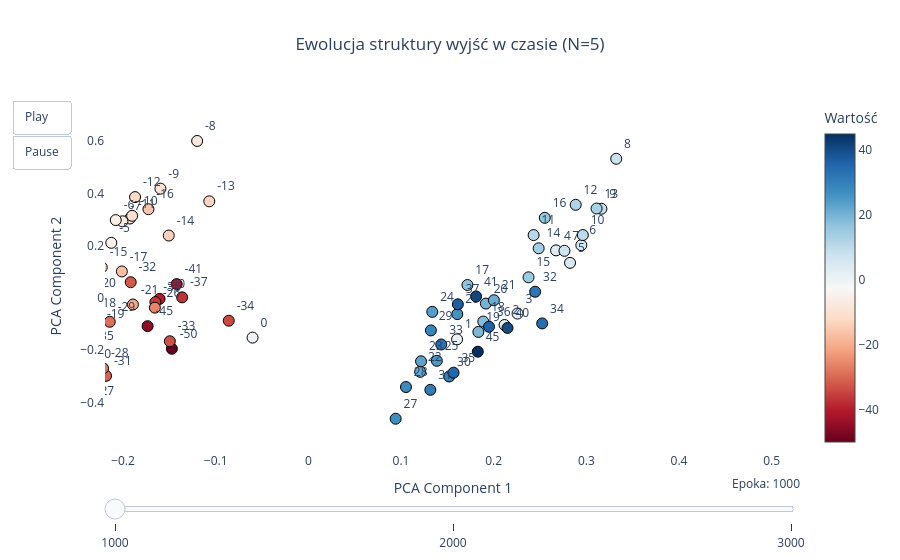

This figure's notebook cell:
### Code cell
analizowane_epoki = [1000, 2000, 3000]

animate_weight_evolution(model, N=5, epochs_list=analizowane_epoki, head_idx=0)

### Figure 1 — Plotly figure (JSON) as saved in the notebook; plotly's stock layout.template omitted (floating-point values rounded to 4 significant figures)
{"data": [{"marker": {"color": [-50, -45, -41, -40, -37, -36, -35, -34, -33, -32, -31, -30, -29, -28, -27, -26, -25, -24, -23, -22, -21, -20, -19, -18, -17, -16, -15, -14, -13, -12, -11, -10, -9, -8, -7, -6, -5, -4, -3, -2, -1, 0, 1, 2, 3, 4, 5, 6, 7, 8, 9, 10, 11, 12, 13, 14, 15, 16, 17, 18, 19, 20, 21, 22, 23, 24, 25, 26, 27, 28, 29, 30, 31, 32, 33, 34, 35, 36, 37, 40, 41, 45], "colorbar": {"title": {"text": "Wartość"}}, "colorscale": [[0, "rgb(103,0,31)"], [0.1, "rgb(178,24,43)"], [0.2, "rgb(214,96,77)"], [0.3, "rgb(244,165,130)"], [0.4, "rgb(253,219,199)"], [0.5, "rgb(247,247,247)"], [0.6, "rgb(209,229,240)"], [0.7, "rgb(146,197,222)"], [0.8, "rgb(67,147,195)"], [0.9, "rgb(33,102,172)"], [1, "rgb(5,48,97)"]], "line": {"color": "Black", "width": 1}, "showscale": true, "size": 11}, "mode": "markers+text", "text": ["-50", "-45", "-41", "-40", "-37", "-36", "-35", "-34", "-33", "-32", "-31", "-30", "-29", "-28", "-27", "-26", "-25", "-24", "-23", "-22", "-21", "-20", "-19", "-18", "-17", "-16", "-15", "-14", "-13", "-12", "-11", "-10", "-9", "-8", "-7", "-6", "-5", "-4", "-3", "-2", "-1", "0", "1", "2", "3", "4", "5", "6", "7", "8", "9", "10", "11", "12", "13", "14", "15", "16", "17", "18", "19", "20", "21", "22", "23", "24", "25", "26", "27", "28", "29", "30", "31", "32", "33", "34", "35", "36", "37", "40", "41", "45"], "textposition": "top right", "type": "scatter", "x": [-0.1473, -0.1735, -0.1421, -0.1606, -0.1362, -0.1651, -0.2374, -0.08589, -0.1495, -0.1917, -0.2183, -0.2403, -0.2143, -0.2215, -0.2371, -0.1656, -0.2677, -0.2475, -0.2497, -0.2948, -0.1893, -0.2351, -0.2259, -0.2349, -0.2013, -0.1726, -0.2229, -0.1507, -0.1069, -0.187, -0.1926, -0.1902, -0.1596, -0.12, -0.2006, -0.2079, -0.2127, -0.2596, -0.2622, -0.2867, -0.2451, -0.06022, 0.1605, 0.2117, 0.2257, 0.2673, 0.2824, 0.2946, 0.2764, 0.3322, 0.3162, 0.2962, 0.2431, 0.2885, 0.311, 0.2485, 0.2376, 0.2551, 0.1717, 0.1888, 0.1835, 0.1915, 0.2002, 0.1206, 0.1216, 0.1337, 0.1386, 0.1607, 0.09423, 0.1053, 0.1322, 0.152, 0.1317, 0.2448, 0.1434, 0.2524, 0.1567, 0.1949, 0.1613, 0.2149, 0.181, 0.1828], "y": [-0.1946, -0.1082, 0.05267, -0.003682, 0.00204, -0.0163, -0.2029, -0.08731, -0.1659, 0.05996, -0.2982, -0.2714, -0.09133, -0.2695, -0.4139, -0.03745, -0.2574, -0.08285, -0.2086, -0.248, -0.02527, 0.0006345, -0.1184, -0.07742, 0.1012, 0.3392, 0.117, 0.2386, 0.3694, 0.3856, 0.3036, 0.3141, 0.4178, 0.6003, 0.2928, 0.2977, 0.2107, 0.2382, 0.004476, -0.04867, -0.1261, -0.1519, -0.1584, -0.1037, -0.05989, 0.1818, 0.1339, 0.2016, 0.18, 0.5321, 0.341, 0.2404, 0.2403, 0.3561, 0.3419, 0.1896, 0.07865, 0.3063, 0.04935, -0.09051, -0.1302, -0.02175, -0.008882, -0.2828, -0.2426, -0.05337, -0.2407, -0.06213, -0.4622, -0.341, -0.1245, -0.3008, -0.3517, 0.02353, -0.1782, -0.0977, -0.2862, -0.1104, -0.02467, -0.1151, 0.005351, -0.2058]}], "layout": {"hovermode": "closest", "plot_bgcolor": "white", "sliders": [{"currentvalue": {"font": {"size": 12}, "prefix": "Epoka: ", "visible": true, "xanchor": "right"}, "steps": [{"args": [["Epoka 1000"], {"frame": {"duration": 300, "redraw": true}, "mode": "immediate"}], "label": "1000", "method": "animate"}, {"args": [["Epoka 2000"], {"frame": {"duration": 300, "redraw": true}, "mode": "immediate"}], "label": "2000", "method": "animate"}, {"args": [["Epoka 3000"], {"frame": {"duration": 300, "redraw": true}, "mode": "immediate"}], "label": "3000", "method": "animate"}], "transition": {"duration": 0}, "x": 0, "y": 0}], "title": {"text": "Ewolucja struktury wyjść w czasie (N=5)", "x": 0.5}, "updatemenus": [{"buttons": [{"args": [null, {"frame": {"duration": 600, "redraw": true}, "fromcurrent": true}], "label": "Play", "method": "animate"}, {"args": [[null], {"frame": {"duration": 0, "redraw": false}, "mode": "immediate"}], "label": "Pause", "method": "animate"}], "showactive": false, "type": "buttons"}], "xaxis": {"range": [-0.2195, 0.5316], "title": {"text": "PCA Component 1"}}, "yaxis": {"range": [-0.5895, 0.757], "title": {"text": "PCA Component 2"}}}}
